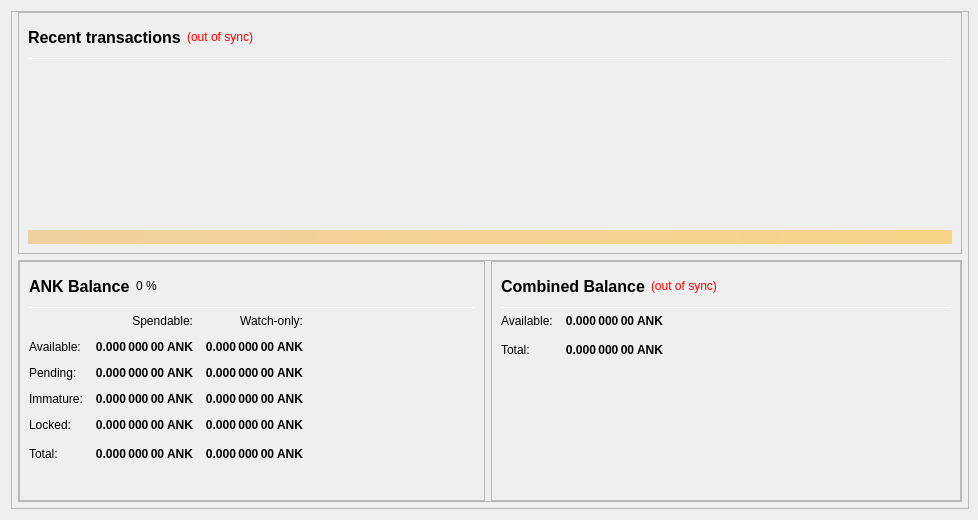
<?xml version="1.0" encoding="UTF-8"?>
<ui version="4.0">
 <class>OverviewPage</class>
 <widget class="QWidget" name="OverviewPage">
  <property name="geometry">
   <rect>
    <x>0</x>
    <y>0</y>
    <width>978</width>
    <height>520</height>
   </rect>
  </property>
  <property name="minimumSize">
   <size>
    <width>960</width>
    <height>520</height>
   </size>
  </property>
  <property name="windowTitle">
   <string>Form</string>
  </property>
  <layout class="QVBoxLayout" name="topLayout" stretch="1">
   <property name="rightMargin">
    <number>9</number>
   </property>
   <item>
    <widget class="QFrame" name="frame_BG">
     <property name="minimumSize">
      <size>
       <width>600</width>
       <height>400</height>
      </size>
     </property>
     <property name="maximumSize">
      <size>
       <width>16777215</width>
       <height>16777215</height>
      </size>
     </property>
     <property name="frameShape">
      <enum>QFrame::StyledPanel</enum>
     </property>
     <property name="frameShadow">
      <enum>QFrame::Raised</enum>
     </property>
     <layout class="QVBoxLayout" name="verticalLayout_3" stretch="1">
      <property name="leftMargin">
       <number>0</number>
      </property>
      <property name="topMargin">
       <number>0</number>
      </property>
      <property name="rightMargin">
       <number>0</number>
      </property>
      <property name="bottomMargin">
       <number>6</number>
      </property>
      <item>
       <layout class="QVBoxLayout" name="verticalLayout_Master" stretch="1">
        <property name="leftMargin">
         <number>0</number>
        </property>
        <property name="topMargin">
         <number>0</number>
        </property>
        <property name="rightMargin">
         <number>0</number>
        </property>
        <property name="bottomMargin">
         <number>0</number>
        </property>
        <item>
         <widget class="QFrame" name="frame_Content">
          <layout class="QVBoxLayout" name="verticalLayout_Content">
           <property name="leftMargin">
            <number>6</number>
           </property>
           <property name="topMargin">
            <number>0</number>
           </property>
           <property name="rightMargin">
            <number>6</number>
           </property>
           <property name="bottomMargin">
            <number>0</number>
           </property>
           <item>
            <layout class="QVBoxLayout" name="horizontalLayout_Content" stretch="1,1">
             <property name="spacing">
              <number>6</number>
             </property>
             <item>
              <layout class="QHBoxLayout" name="verticalLayout_right" stretch="1">
               <item>
                <widget class="QFrame" name="frame_RecentTransactions">
                 <property name="minimumSize">
                  <size>
                   <width>0</width>
                   <height>0</height>
                  </size>
                 </property>
                 <property name="frameShape">
                  <enum>QFrame::StyledPanel</enum>
                 </property>
                 <property name="frameShadow">
                  <enum>QFrame::Raised</enum>
                 </property>
                 <layout class="QVBoxLayout" name="verticalLayout_1" stretch="0,0,0,0,0">
                  <item>
                   <layout class="QHBoxLayout" name="horizontalLayout_2">
                    <item>
                     <widget class="QLabel" name="label_4">
                      <property name="minimumSize">
                       <size>
                        <width>0</width>
                        <height>30</height>
                       </size>
                      </property>
                      <property name="font">
                       <font>
                        <pointsize>12</pointsize>
                        <weight>75</weight>
                        <bold>true</bold>
                       </font>
                      </property>
                      <property name="text">
                       <string>Recent transactions</string>
                      </property>
                     </widget>
                    </item>
                    <item>
                     <widget class="QLabel" name="labelTransactionsStatus">
                      <property name="cursor">
                       <cursorShape>WhatsThisCursor</cursorShape>
                      </property>
                      <property name="toolTip">
                       <string>The displayed information may be out of date. Your wallet automatically synchronizes with the Anker network after a connection is established, but this process has not completed yet.</string>
                      </property>
                      <property name="styleSheet">
                       <string notr="true">QLabel { color: red; }</string>
                      </property>
                      <property name="text">
                       <string notr="true">(out of sync)</string>
                      </property>
                      <property name="alignment">
                       <set>Qt::AlignRight|Qt::AlignTrailing|Qt::AlignVCenter</set>
                      </property>
                     </widget>
                    </item>
                    <item>
                     <spacer name="horizontalSpacer">
                      <property name="orientation">
                       <enum>Qt::Horizontal</enum>
                      </property>
                      <property name="sizeHint" stdset="0">
                       <size>
                        <width>40</width>
                        <height>20</height>
                       </size>
                      </property>
                     </spacer>
                    </item>
                   </layout>
                  </item>
                  <item>
                   <widget class="Line" name="line">
                    <property name="minimumSize">
                     <size>
                      <width>0</width>
                      <height>1</height>
                     </size>
                    </property>
                    <property name="maximumSize">
                     <size>
                      <width>16777215</width>
                      <height>1</height>
                     </size>
                    </property>
                    <property name="orientation">
                     <enum>Qt::Horizontal</enum>
                    </property>
                   </widget>
                  </item>
                  <item>
                   <widget class="QListView" name="listTransactions">
                    <property name="minimumSize">
                     <size>
                      <width>0</width>
                      <height>0</height>
                     </size>
                    </property>
                    <property name="styleSheet">
                     <string notr="true">QListView { background: transparent; }</string>
                    </property>
                    <property name="frameShape">
                     <enum>QFrame::NoFrame</enum>
                    </property>
                    <property name="verticalScrollBarPolicy">
                     <enum>Qt::ScrollBarAlwaysOff</enum>
                    </property>
                    <property name="horizontalScrollBarPolicy">
                     <enum>Qt::ScrollBarAlwaysOff</enum>
                    </property>
                    <property name="selectionMode">
                     <enum>QAbstractItemView::NoSelection</enum>
                    </property>
                   </widget>
                  </item>
                  <item>
                   <spacer name="verticalSpacer_2">
                    <property name="orientation">
                     <enum>Qt::Vertical</enum>
                    </property>
                    <property name="sizeType">
                     <enum>QSizePolicy::Expanding</enum>
                    </property>
                    <property name="sizeHint" stdset="0">
                     <size>
                      <width>20</width>
                      <height>40</height>
                     </size>
                    </property>
                   </spacer>
                  </item>
                  <item>
                   <widget class="QLabel" name="labelAlerts">
                    <property name="maximumSize">
                     <size>
                      <width>16777215</width>
                      <height>16777215</height>
                     </size>
                    </property>
                    <property name="styleSheet">
                     <string notr="true">background-color: qlineargradient(x1: 0, y1: 0, x2: 1, y2: 0, stop:0 #F0D0A0, stop:1 #F8D488); color:#000000;</string>
                    </property>
                    <property name="text">
                     <string/>
                    </property>
                    <property name="wordWrap">
                     <bool>true</bool>
                    </property>
                    <property name="margin">
                     <number>3</number>
                    </property>
                   </widget>
                  </item>
                 </layout>
                </widget>
               </item>
              </layout>
             </item>             
             <item>
              <layout class="QHBoxLayout" name="verticalLayout_left" stretch="1">
               <item>
                <widget class="QFrame" name="frameObfuscation">
                 <property name="minimumSize">
                  <size>
                   <width>0</width>
                   <height>0</height>
                  </size>
                 </property>
                 <property name="frameShape">
                  <enum>QFrame::StyledPanel</enum>
                 </property>
                 <property name="frameShadow">
                  <enum>QFrame::Raised</enum>
                 </property>
                 <layout class="QHBoxLayout" name="verticalLayout" stretch="0,0">
                  <property name="leftMargin">
                   <number>0</number>
                  </property>
                  <property name="topMargin">
                   <number>0</number>
                  </property>
                  <property name="rightMargin">
                   <number>0</number>
                  </property>
                  <property name="bottomMargin">
                   <number>0</number>
                  </property>
                  <item>
                   <widget class="QFrame" name="frame_Balances">
                    <property name="frameShape">
                     <enum>QFrame::StyledPanel</enum>
                    </property>
                    <property name="frameShadow">
                     <enum>QFrame::Raised</enum>
                    </property>
                    <layout class="QVBoxLayout" name="verticalLayout_4">
                     <item>
                      <layout class="QHBoxLayout" name="horizontalLayout_4">
                       <item>
                        <widget class="QLabel" name="label_5">
                         <property name="minimumSize">
                          <size>
                           <width>0</width>
                           <height>30</height>
                          </size>
                         </property>
                         <property name="font">
                          <font>
                           <pointsize>12</pointsize>
                           <weight>75</weight>
                           <bold>true</bold>
                          </font>
                         </property>
                         <property name="text">
                          <string>ANK Balance</string>
                         </property>
                        </widget>
                       </item>
                       <item>
                        <widget class="QLabel" name="labelANKPercent">
                         <property name="text">
                          <string notr="true">0 %</string>
                         </property>
                        </widget>
                       </item>
                       <item>
                        <spacer name="horizontalSpacer_3">
                         <property name="orientation">
                          <enum>Qt::Horizontal</enum>
                         </property>
                         <property name="sizeHint" stdset="0">
                          <size>
                           <width>40</width>
                           <height>20</height>
                          </size>
                         </property>
                        </spacer>
                       </item>
                      </layout>
                     </item>
                     <item>
                      <widget class="Line" name="line_Balance">
                       <property name="minimumSize">
                        <size>
                         <width>0</width>
                         <height>1</height>
                        </size>
                       </property>
                       <property name="maximumSize">
                        <size>
                         <width>16777215</width>
                         <height>1</height>
                        </size>
                       </property>
                       <property name="orientation">
                        <enum>Qt::Horizontal</enum>
                       </property>
                      </widget>
                     </item>
                     <item>
                      <layout class="QGridLayout" name="gridLayout">
                       <property name="spacing">
                        <number>12</number>
                       </property>
                       <item row="0" column="1">
                        <widget class="QLabel" name="labelSpendable">
                         <property name="text">
                          <string>Spendable:</string>
                         </property>
                         <property name="alignment">
                          <set>Qt::AlignRight|Qt::AlignTrailing|Qt::AlignVCenter</set>
                         </property>
                        </widget>
                       </item>
                       <item row="0" column="2">
                        <widget class="QLabel" name="labelWatchonly">
                         <property name="text">
                          <string>Watch-only:</string>
                         </property>
                         <property name="alignment">
                          <set>Qt::AlignRight|Qt::AlignTrailing|Qt::AlignVCenter</set>
                         </property>
                        </widget>
                       </item>
                       <item row="1" column="0">
                        <widget class="QLabel" name="labelBalanceText">
                         <property name="text">
                          <string>Available:</string>
                         </property>
                        </widget>
                       </item>
                       <item row="1" column="1">
                        <widget class="QLabel" name="labelBalance">
                         <property name="font">
                          <font>
                           <weight>75</weight>
                           <bold>true</bold>
                          </font>
                         </property>
                         <property name="cursor">
                          <cursorShape>IBeamCursor</cursorShape>
                         </property>
                         <property name="toolTip">
                          <string>Your current spendable balance</string>
                         </property>
                         <property name="text">
                          <string notr="true">0.000 000 00 ANK</string>
                         </property>
                         <property name="alignment">
                          <set>Qt::AlignRight|Qt::AlignTrailing|Qt::AlignVCenter</set>
                         </property>
                         <property name="textInteractionFlags">
                          <set>Qt::LinksAccessibleByMouse|Qt::TextSelectableByKeyboard|Qt::TextSelectableByMouse</set>
                         </property>
                        </widget>
                       </item>
                       <item row="1" column="2">
                        <widget class="QLabel" name="labelWatchAvailable">
                         <property name="font">
                          <font>
                           <weight>75</weight>
                           <bold>true</bold>
                          </font>
                         </property>
                         <property name="cursor">
                          <cursorShape>IBeamCursor</cursorShape>
                         </property>
                         <property name="toolTip">
                          <string>Your current balance in watch-only addresses</string>
                         </property>
                         <property name="text">
                          <string notr="true">0.000 000 00 ANK</string>
                         </property>
                         <property name="alignment">
                          <set>Qt::AlignRight|Qt::AlignTrailing|Qt::AlignVCenter</set>
                         </property>
                         <property name="textInteractionFlags">
                          <set>Qt::LinksAccessibleByMouse|Qt::TextSelectableByKeyboard|Qt::TextSelectableByMouse</set>
                         </property>
                        </widget>
                       </item>
                       <item row="2" column="0">
                        <widget class="QLabel" name="labelPendingText">
                         <property name="text">
                          <string>Pending:</string>
                         </property>
                        </widget>
                       </item>
                       <item row="2" column="1">
                        <widget class="QLabel" name="labelUnconfirmed">
                         <property name="font">
                          <font>
                           <weight>75</weight>
                           <bold>true</bold>
                          </font>
                         </property>
                         <property name="cursor">
                          <cursorShape>IBeamCursor</cursorShape>
                         </property>
                         <property name="toolTip">
                          <string>Total of transactions that have yet to be confirmed, and do not yet count toward the spendable balance</string>
                         </property>
                         <property name="text">
                          <string notr="true">0.000 000 00 ANK</string>
                         </property>
                         <property name="alignment">
                          <set>Qt::AlignRight|Qt::AlignTrailing|Qt::AlignVCenter</set>
                         </property>
                         <property name="textInteractionFlags">
                          <set>Qt::LinksAccessibleByMouse|Qt::TextSelectableByKeyboard|Qt::TextSelectableByMouse</set>
                         </property>
                        </widget>
                       </item>
                       <item row="2" column="2">
                        <widget class="QLabel" name="labelWatchPending">
                         <property name="font">
                          <font>
                           <weight>75</weight>
                           <bold>true</bold>
                          </font>
                         </property>
                         <property name="cursor">
                          <cursorShape>IBeamCursor</cursorShape>
                         </property>
                         <property name="toolTip">
                          <string>Unconfirmed transactions to watch-only addresses</string>
                         </property>
                         <property name="text">
                          <string notr="true">0.000 000 00 ANK</string>
                         </property>
                         <property name="alignment">
                          <set>Qt::AlignRight|Qt::AlignTrailing|Qt::AlignVCenter</set>
                         </property>
                         <property name="textInteractionFlags">
                          <set>Qt::LinksAccessibleByMouse|Qt::TextSelectableByKeyboard|Qt::TextSelectableByMouse</set>
                         </property>
                        </widget>
                       </item>
                       <item row="3" column="0">
                        <widget class="QLabel" name="labelImmatureText">
                         <property name="text">
                          <string>Immature:</string>
                         </property>
                        </widget>
                       </item>
                       <item row="3" column="1">
                        <widget class="QLabel" name="labelImmature">
                         <property name="font">
                          <font>
                           <weight>75</weight>
                           <bold>true</bold>
                          </font>
                         </property>
                         <property name="cursor">
                          <cursorShape>IBeamCursor</cursorShape>
                         </property>
                         <property name="toolTip">
                          <string>Staked or AnkerNode rewards that has not yet matured</string>
                         </property>
                         <property name="text">
                          <string notr="true">0.000 000 00 ANK</string>
                         </property>
                         <property name="alignment">
                          <set>Qt::AlignRight|Qt::AlignTrailing|Qt::AlignVCenter</set>
                         </property>
                         <property name="textInteractionFlags">
                          <set>Qt::LinksAccessibleByMouse|Qt::TextSelectableByKeyboard|Qt::TextSelectableByMouse</set>
                         </property>
                        </widget>
                       </item>
                       <item row="3" column="2">
                        <widget class="QLabel" name="labelWatchImmature">
                         <property name="font">
                          <font>
                           <weight>75</weight>
                           <bold>true</bold>
                          </font>
                         </property>
                         <property name="cursor">
                          <cursorShape>IBeamCursor</cursorShape>
                         </property>
                         <property name="toolTip">
                          <string>Staked or AnkerNode rewards in watch-only addresses that has not yet matured</string>
                         </property>
                         <property name="text">
                          <string notr="true">0.000 000 00 ANK</string>
                         </property>
                         <property name="alignment">
                          <set>Qt::AlignRight|Qt::AlignTrailing|Qt::AlignVCenter</set>
                         </property>
                         <property name="textInteractionFlags">
                          <set>Qt::LinksAccessibleByMouse|Qt::TextSelectableByKeyboard|Qt::TextSelectableByMouse</set>
                         </property>
                        </widget>
                       </item>
                       <item row="4" column="0">
                        <widget class="QLabel" name="labelLockedBalanceText">
                         <property name="toolTip">
                          <string>Locked ANK or AnkerNode collaterals. These are excluded from zANK minting.</string>
                         </property>
                         <property name="text">
                          <string>Locked:</string>
                         </property>
                        </widget>
                       </item>
                       <item row="4" column="1">
                        <widget class="QLabel" name="labelLockedBalance">
                         <property name="font">
                          <font>
                           <weight>75</weight>
                           <bold>true</bold>
                          </font>
                         </property>
                         <property name="cursor">
                          <cursorShape>IBeamCursor</cursorShape>
                         </property>
                         <property name="toolTip">
                          <string>Locked ANK or AnkerNode collaterals. These are excluded from zANK minting.</string>
                         </property>
                         <property name="text">
                          <string notr="true">0.000 000 00 ANK</string>
                         </property>
                         <property name="alignment">
                          <set>Qt::AlignRight|Qt::AlignTrailing|Qt::AlignVCenter</set>
                         </property>
                         <property name="textInteractionFlags">
                          <set>Qt::LinksAccessibleByMouse|Qt::TextSelectableByKeyboard|Qt::TextSelectableByMouse</set>
                         </property>
                        </widget>
                       </item>
                       <item row="4" column="2">
                        <widget class="QLabel" name="labelWatchLocked">
                         <property name="font">
                          <font>
                           <weight>75</weight>
                           <bold>true</bold>
                          </font>
                         </property>
                         <property name="cursor">
                          <cursorShape>IBeamCursor</cursorShape>
                         </property>
                         <property name="toolTip">
                          <string>Current locked balance in watch-only addresses</string>
                         </property>
                         <property name="text">
                          <string notr="true">0.000 000 00 ANK</string>
                         </property>
                         <property name="alignment">
                          <set>Qt::AlignRight|Qt::AlignTrailing|Qt::AlignVCenter</set>
                         </property>
                         <property name="textInteractionFlags">
                          <set>Qt::LinksAccessibleByMouse|Qt::TextSelectableByKeyboard|Qt::TextSelectableByMouse</set>
                         </property>
                        </widget>
                       </item>
                       <item row="5" column="0">
                        <widget class="QLabel" name="labelTotalText">
                         <property name="toolTip">
                          <string>Your current Anker balance, unconfirmed and immature transactions included</string>
                         </property>
                         <property name="text">
                          <string>Total:</string>
                         </property>
                        </widget>
                       </item>
                       <item row="5" column="1">
                        <widget class="QLabel" name="labelTotal">
                         <property name="font">
                          <font>
                           <weight>75</weight>
                           <bold>true</bold>
                          </font>
                         </property>
                         <property name="cursor">
                          <cursorShape>IBeamCursor</cursorShape>
                         </property>
                         <property name="toolTip">
                          <string>Your current Anker balance, unconfirmed and immature transactions included</string>
                         </property>
                         <property name="text">
                          <string notr="true">0.000 000 00 ANK</string>
                         </property>
                         <property name="alignment">
                          <set>Qt::AlignRight|Qt::AlignTrailing|Qt::AlignVCenter</set>
                         </property>
                         <property name="textInteractionFlags">
                          <set>Qt::LinksAccessibleByMouse|Qt::TextSelectableByKeyboard|Qt::TextSelectableByMouse</set>
                         </property>
                        </widget>
                       </item>
                       <item row="5" column="2">
                        <widget class="QLabel" name="labelWatchTotal">
                         <property name="font">
                          <font>
                           <weight>75</weight>
                           <bold>true</bold>
                          </font>
                         </property>
                         <property name="cursor">
                          <cursorShape>IBeamCursor</cursorShape>
                         </property>
                         <property name="toolTip">
                          <string>Current total balance in watch-only addresses</string>
                         </property>
                         <property name="text">
                          <string notr="true">0.000 000 00 ANK</string>
                         </property>
                         <property name="alignment">
                          <set>Qt::AlignRight|Qt::AlignTrailing|Qt::AlignVCenter</set>
                         </property>
                         <property name="textInteractionFlags">
                          <set>Qt::LinksAccessibleByMouse|Qt::TextSelectableByKeyboard|Qt::TextSelectableByMouse</set>
                         </property>
                        </widget>
                       </item>
                       <item row="5" column="3">
                        <spacer name="horizontalSpacer_9">
                         <property name="orientation">
                          <enum>Qt::Horizontal</enum>
                         </property>
                         <property name="sizeHint" stdset="0">
                          <size>
                           <width>40</width>
                           <height>20</height>
                          </size>
                         </property>
                        </spacer>
                       </item>
                      </layout>
                     </item>
                     <item>
                      <spacer name="verticalSpacer_3">
                       <property name="orientation">
                        <enum>Qt::Vertical</enum>
                       </property>
                       <property name="sizeHint" stdset="0">
                        <size>
                         <width>20</width>
                         <height>40</height>
                        </size>
                       </property>
                      </spacer>
                     </item>
                    </layout>
                   </widget>
                  </item>
                  <item>
                   <widget class="QFrame" name="frame_CombinedBalances">
                    <property name="minimumSize">
                     <size>
                      <width>470</width>
                      <height>0</height>
                     </size>
                    </property>
                    <property name="frameShape">
                     <enum>QFrame::StyledPanel</enum>
                    </property>
                    <property name="frameShadow">
                     <enum>QFrame::Raised</enum>
                    </property>
                    <layout class="QVBoxLayout" name="verticalLayout_5">
                     <item>
                      <layout class="QHBoxLayout" name="horizontalLayout_5" stretch="0,0,0">
                       <item>
                        <widget class="QLabel" name="label_5z">
                         <property name="minimumSize">
                          <size>
                           <width>0</width>
                           <height>30</height>
                          </size>
                         </property>
                         <property name="font">
                          <font>
                           <pointsize>12</pointsize>
                           <weight>75</weight>
                           <bold>true</bold>
                          </font>
                         </property>
                         <property name="toolTip">
                          <string>Combined Balance (including unconfirmed and immature coins)</string>
                         </property>
                         <property name="text">
                          <string>Combined Balance</string>
                         </property>
                        </widget>
                       </item>
                       <item>
                        <widget class="QLabel" name="labelWalletStatus">
                         <property name="cursor">
                          <cursorShape>WhatsThisCursor</cursorShape>
                         </property>
                         <property name="toolTip">
                          <string>The displayed information may be out of date. Your wallet automatically synchronizes with the Anker network after a connection is established, but this process has not completed yet.</string>
                         </property>
                         <property name="styleSheet">
                          <string notr="true">QLabel { color: red; }</string>
                         </property>
                         <property name="text">
                          <string notr="true">(out of sync)</string>
                         </property>
                         <property name="alignment">
                          <set>Qt::AlignLeading|Qt::AlignLeft|Qt::AlignVCenter</set>
                         </property>
                        </widget>
                       </item>
                       <item>
                        <spacer name="horizontalSpacer_1">
                         <property name="orientation">
                          <enum>Qt::Horizontal</enum>
                         </property>
                         <property name="sizeHint" stdset="0">
                          <size>
                           <width>40</width>
                           <height>20</height>
                          </size>
                         </property>
                        </spacer>
                       </item>
                      </layout>
                     </item>
                     <item>
                      <widget class="Line" name="line_CombinedBalance">
                       <property name="minimumSize">
                        <size>
                         <width>100</width>
                         <height>1</height>
                        </size>
                       </property>
                       <property name="maximumSize">
                        <size>
                         <width>16777215</width>
                         <height>1</height>
                        </size>
                       </property>
                       <property name="orientation">
                        <enum>Qt::Horizontal</enum>
                       </property>
                      </widget>
                     </item>
                     <item>
                      <layout class="QGridLayout" name="gridLayout_3">
                       <property name="spacing">
                        <number>12</number>
                       </property>
                       <item row="1" column="0">
                        <widget class="QLabel" name="labelBalanceTextz">
                         <property name="text">
                          <string>Available:</string>
                         </property>
                        </widget>
                       </item>
                       <item row="1" column="1">
                        <widget class="QLabel" name="labelBalancez">
                         <property name="font">
                          <font>
                           <weight>75</weight>
                           <bold>true</bold>
                          </font>
                         </property>
                         <property name="cursor">
                          <cursorShape>IBeamCursor</cursorShape>
                         </property>
                         <property name="toolTip">
                          <string>Your current spendable balance</string>
                         </property>
                         <property name="text">
                          <string notr="true">0.000 000 00 ANK</string>
                         </property>
                         <property name="alignment">
                          <set>Qt::AlignRight|Qt::AlignTrailing|Qt::AlignVCenter</set>
                         </property>
                         <property name="textInteractionFlags">
                          <set>Qt::LinksAccessibleByMouse|Qt::TextSelectableByKeyboard|Qt::TextSelectableByMouse</set>
                         </property>
                        </widget>
                       </item>
                       <item row="2" column="0">
                        <widget class="QLabel" name="labelTotalTextz">
                         <property name="text">
                          <string>Total:</string>
                         </property>
                        </widget>
                       </item>
                       <item row="2" column="1">
                        <widget class="QLabel" name="labelTotalz">
                         <property name="font">
                          <font>
                           <weight>75</weight>
                           <bold>true</bold>
                          </font>
                         </property>
                         <property name="cursor">
                          <cursorShape>IBeamCursor</cursorShape>
                         </property>
                         <property name="toolTip">
                          <string>Total Balance, including all unavailable coins.</string>
                         </property>
                         <property name="text">
                          <string notr="true">0.000 000 00 ANK</string>
                         </property>
                         <property name="alignment">
                          <set>Qt::AlignRight|Qt::AlignTrailing|Qt::AlignVCenter</set>
                         </property>
                         <property name="textInteractionFlags">
                          <set>Qt::LinksAccessibleByMouse|Qt::TextSelectableByKeyboard|Qt::TextSelectableByMouse</set>
                         </property>
                        </widget>
                       </item>
                       <item row="2" column="3">
                        <spacer name="horizontalSpacer_2">
                         <property name="orientation">
                          <enum>Qt::Horizontal</enum>
                         </property>
                         <property name="sizeHint" stdset="0">
                          <size>
                           <width>40</width>
                           <height>20</height>
                          </size>
                         </property>
                        </spacer>
                       </item>
                      </layout>
                     </item>
                     <item>
                      <spacer name="verticalSpacer_1">
                       <property name="orientation">
                        <enum>Qt::Vertical</enum>
                       </property>
                       <property name="sizeHint" stdset="0">
                        <size>
                         <width>20</width>
                         <height>40</height>
                        </size>
                       </property>
                      </spacer>
                     </item>
                    </layout>
                   </widget>
                  </item>
                 </layout>
                </widget>
               </item>
              </layout>
             </item>

            </layout>
           </item>
          </layout>
         </widget>
        </item>
       </layout>
      </item>
     </layout>
    </widget>
   </item>
  </layout>
 </widget>
 <resources/>
 <connections/>
</ui>
